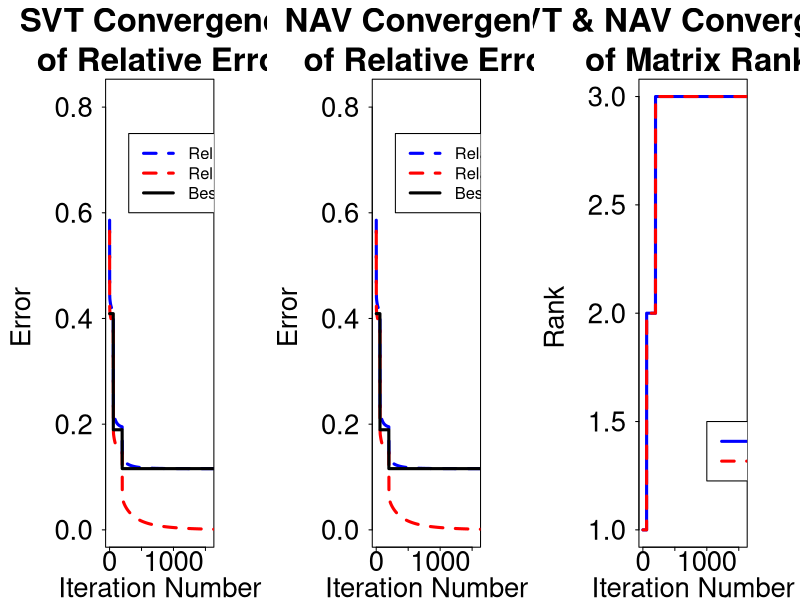

Generate this figure with R:
# clear the workspace

rm(list = ls())

# ----------------------------------------------------------------------------------- 
# ---- Load Packages ----------------------------------------------------------------
# ----------------------------------------------------------------------------------- 

{

# data handling

require(data.table)
require(gdata)

# parallel processing

require(foreach)
require(doParallel)

# truncated svd

require(irlba)
require(Matrix)

# city to city data

require(TSP)

}

# ----------------------------------------------------------------------------------- 
# ---- The SVT Algorithm ------------------------------------------------------------
# ----------------------------------------------------------------------------------- 

{

# parameter descriptions:
	# sample.set:
		# a matrix with three columns: row index (column 1), column index (column 2), value (column 3)
		# each row of sample.set corresponds to one entry of the unknown low rank matrix
		
	# matrix.size
		# indicates the number of rows and columns of the square low rank unknown matrix
		
	# step.size
		# a scalar used to decide how to converge onto the completion of the low rank unknown matrix
			# too large of a value may constantly jump back and forth over the point of convergence
			# too low of value may take too many iterations to reach the point of convergence
			
	# tolerance
		# a scalar used to decide if the algorithm has converged
		
	# threshold
		# the value that will be used to subtract from singular values at each iteration
		
	# increment
		# a scalar used to increase the number of required singular values to compute, until we find a singula value < threshold
		
	# max.iterations
		# a scalar used to stop the algorithm
			# if max.iterations have occured then this means we did not satisfy the tolerance condition for convergence

	# the.matrix
		# if the true low rank unknown matrix is given then we compute:
			# relative error (full.relative.error)
			# relative reconstruction error (relative.error)
			# best possible error (best.error)
		# otherwise we compute:
			# relative reconstruction error (relative.error)
	
	# noise.aware
		# if set to TRUE: tolerance = 1.05 * tolerance
		
svt = function(sample.set = NULL, matrix.size = NULL, step.size = NULL, tolerance = NULL, threshold = NULL, increment = NULL, max.iterations = NULL, the.matrix = NULL, noise.aware = FALSE)
{
	require(irlba)
	
	# check to make sure sample.set, matrix.size, and max.iterations have been given properly
	
	if(missing(sample.set))
	{
		return("You must give a sample.set")
		
	} else if(missing(matrix.size))
	{
		return("You must give a matrix.size")
		
	} else if(missing(max.iterations))
	{
		return("You must give a max.iterations")
		
	} else if(length(matrix.size) > 1)
	{
		return("matrix.size must be one number")
		
	} else if(!is.matrix(sample.set))
	{
		return("sample.set must be a matrix")
		
	} else if(ncol(sample.set) != 3)
	{
		return("sample.set must have three columns")
		
	} else
	{
		time.start = Sys.time()

		# lets compute values for step.size, tolerance, threshold, and increment if they were not already given
		# these computed values are given in the SVT paper
		
		if(missing(step.size))
		{
			step.size = 1.2 * ((matrix.size^2) / nrow(sample.set))
		}
		
		if(missing(tolerance))
		{
			tolerance = 10e-4
		}
		
		if(noise.aware == TRUE)
		{
			tolerance = 1.05 * tolerance
		}
		
		if(missing(threshold))
		{
			threshold = 5 * matrix.size
		}
		
		if(missing(increment))
		{
			increment = 5
		}
		
		# lets compute P.M where M represents the low rank unknown matrix
		# P.M will be a matrix of dimension (matrix.size by matrix.size) with values filled in according to sample.set and zeros everywhere else
		
		P.M = sparseMatrix(i = sample.set[,1], j = sample.set[,2], x = sample.set[,3], dims = c(matrix.size, matrix.size))
		
		# lets compute k.0
		# k.0 represents a kick start integer value for where the matrix completion iterations should start
		
		k.0 = round(ceiling(threshold / (step.size * base::norm(P.M, "2"))), 0)
		
		# initialize a value for r
		# r represents the rank of the current matrix X
		# X is the matrix that will iteratively be updated to converge onto the desired matrix M
		# X is initially a zero matrix so the rank is initially 0
		
		r = 0
		
		# initialize matrix Y
		# Y is the matrix with the singular values of interest 
		# These singular values will have the threshold operator applied to
		# then the updated singular values and the left and right singular vectors of Y will be used to compute X
		
		Y = k.0 * step.size * P.M
		
		# run the algorithm
		
		for(k in 1:max.iterations)
		{	
			# pick the number of singular values to compute
			
			s = r + 1
			
			# lets compute enough singular values until we found all singular values > threshold
			
			done = FALSE
			it.svd = 0
			
			while(done == FALSE)
			{	
				it.svd = it.svd + 1
				
				# if we have already computed a truncated svd then restart where we left off
				# otherwise, compute a truncated svd for the first time
				
				if("S" %in% ls())
				{
					S = irlba(Y, s, v = S)
					
				} else
				{
					S = irlba(Y, s)
				}
				
				# check if the smallest singular value is less than threshold
					# if so, then we are done
					# otherwise increase the number of singular values to compute
					
				if(S$d[s] <= threshold)
				{
					done = TRUE
					
				} else
				{
					s = s + increment
				}
			}
			
			# keep track of how many iterations it took to find the truncated svd
			
			if("it.svd.history" %in% ls())
			{
				it.svd.history = c(it.svd.history, it.svd)
				
			} else
			{
				it.svd.history = it.svd
			}
			
			# reset the value of r
			
			r = length(which(S$d > threshold))
			
			# keep track of the rank of X
			
			X.rank = r
			
			if("X.rank.history" %in% ls())
			{
				X.rank.history = c(X.rank.history, X.rank)
				
			} else
			{
				X.rank.history = X.rank
			}
			
			# compute X
			
			X = S$u[,1:r] %*% diag(S$d[1:r] - threshold, nrow = r, ncol = r) %*% t(S$v[,1:r])
			
			rm(S)

			# compute the full relative error of X if needed
			
			if(!missing(the.matrix))
			{
				full.relative.error = sqrt(sum((X - the.matrix)^2)) / sqrt(sum((the.matrix)^2))
				
				if("full.relative.error.history" %in% ls())
				{
					full.relative.error.history = c(full.relative.error.history, full.relative.error)
					
				} else
				{
					full.relative.error.history = full.relative.error
				}
			}
			
			# compute the best possible error of X if needed
			
			if(!missing(the.matrix))
			{
				S.M = irlba(the.matrix, r)
				
				M.r = S.M$u %*% diag(S.M$d, nrow = r, ncol = r) %*% t(S.M$v)
				
				rm(S.M)
				
				best.error = sqrt(sum((the.matrix - M.r)^2)) / sqrt(sum((the.matrix)^2))
				
				rm(M.r)
				
				if("best.error.history" %in% ls())
				{
					best.error.history = c(best.error.history, best.error)
					
				} else
				{
					best.error.history = best.error
				}
			}
			
			# compute the relative reconstruction error of X
			
			relative.error = sqrt(sum((X[sample.set[,1:2]] - P.M[sample.set[,1:2]])^2)) / sqrt(sum((P.M[sample.set[,1:2]])^2))
			
			# keep track of how the relative error converges
			
			if("relative.error.history" %in% ls())
			{
				relative.error.history = c(relative.error.history, relative.error)
				
			} else
			{
				relative.error.history = relative.error
			}
			
			# check for convergence
			
			if(relative.error <= tolerance) break
			
			# update Y
			
			Y[sample.set[,1:2]] = Y[sample.set[,1:2]] + (step.size * (P.M[sample.set[,1:2]] - X[sample.set[,1:2]]))
		}
		
		# return the output
		
		output = list(X = X,
						duration = difftime(time2 = time.start, time1 = Sys.time(), units = "secs"),
						iterations = k, 
						relative.errors = relative.error.history,
						svd.iterations = it.svd.history,
						X.ranks = X.rank.history)

		if(!missing(the.matrix))
		{
			output$full.relative.errors = full.relative.error.history
			output$best.errors = best.error.history
		}
		
		return(output)
	}
}

}

# ----------------------------------------------------------------------------------- 
# ---- Building a Low Rank Square Matrix --------------------------------------------
# ----------------------------------------------------------------------------------- 

{

# the following function computes a n by n matrix of rank r with entries sampled from a standard normal distribution

M = function(n, r, seeds = c(42, 5))
{
	set.seed(seeds[1])
	M.L = matrix(rnorm(n = n * r), nrow = n)
	
	set.seed(seeds[2])
	M.R = matrix(rnorm(n = n * r), nrow = n)
	
	return(M.L %*% t(M.R))
}

}

# ----------------------------------------------------------------------------------- 
# ---- Sampling a Random Matrix Subset ----------------------------------------------
# ----------------------------------------------------------------------------------- 

{

# the following function randomly samples m entries of a matrix M

omega = function(M, m, seed = 21)
{
	# randomly sample m entries from M

	set.seed(seed)
	ind = sample(1:length(M), m)
	
	# compute the row and column index of each entry
	
	n = nrow(M)
	
	col.id = round(ceiling(ind / n), 0)
	
	row.id = round(n * ((ind / n) - floor(ind / n)), 0)
	row.id = ifelse(row.id == 0, n, row.id)
	
	# build output
	# output is a matrix with three columns
		# column 1 contains row indicies
		# column 2 contains column indicies
		# column 3 contains the randomly sampled entries from M
	
	output = cbind(row.id, col.id)
	output = cbind(output, M[output])
	
	colnames(output) = c("row", "col", "value")
	
	return(output)
}

}

# ----------------------------------------------------------------------------------- 
# ---- Plot Figure 5.2 --------------------------------------------------------------
# ----------------------------------------------------------------------------------- 

path = "\\\\labsvcsredirect\\users$\\njm2868\\Documents\\figure5-2.RData"

{

# ----  ----------------------------------------------------------------------- 

# lets 

data(USCA312)
dat = as.matrix(USCA312)

# lets 

tau = 10^7
delta = 2
m = 0.3 * length(dat)

# lets 

S3 = irlba(dat, 3)

M3 = S3$u %*% diag(S3$d, nrow = 3, ncol = 3) %*% t(S3$v)

# randomly sample entries

omega3 = omega(M = M3, m = m, seed = 21)

# complete the matrix

result1a = svt(sample.set = omega3, matrix.size = nrow(M3), max.iterations = 2000, threshold = tau, step.size = delta, the.matrix = dat)
result1b = svt(sample.set = omega3, matrix.size = nrow(M3), max.iterations = 2000, threshold = tau, step.size = delta, the.matrix = dat, noise.aware = TRUE)

save.image(path)

# lets plot figure 5.2

svt.fre = result1a$full.relative.errors
svt.re = result1a$relative.errors
svt.be = result1a$best.errors

nav.fre = result1b$full.relative.errors
nav.re = result1b$relative.errors
nav.be = result1b$best.errors

svt.rank = result1a$X.ranks
nav.rank = result1b$X.ranks

font = 3

par(mfrow = c(1, 3), mar = c(4, 8, 6, 4))

plot.svt = plot(svt.fre, 
				main = "SVT Convergence\n of Relative Error", 
				xlab = "Iteration Number", 
				ylab = "Error \n ", ylim = c(0, 0.82), xlim = c(1, 1569),
				las = 1,
				type = "l", 
				col = "blue",
				cex.main = font,
				cex.lab = font - 0.5,
				cex.axis = font - 0.5,
				cex.sub = font - 0.5,
				tcl = -0.25,
				lwd = 3,
				lty = 2)

plot.svt				
lines(svt.re, col = "red", lty = 2, lwd = 3)
lines(svt.be, col = "black", lwd = 3)
legend(x = 300, 
		y = 0.75, 
		legend = c("Relative Error", "Relative Residual Error", "Best Possible Relative Error"), 
		lty = c(2, 2, 1), 
		lwd = c(3, 3, 3),
		cex = 1.5,
		col = c("blue", "red", "black"))

plot.nav = plot(nav.fre, 
				main = "NAV Convergence\n of Relative Error", 
				xlab = "Iteration Number", 
				ylab = "Error \n ", ylim = c(0, 0.82), xlim = c(1, 1569),
				las = 1,
				type = "l", 
				col = "blue",
				cex.main = font,
				cex.lab = font - 0.5,
				cex.axis = font - 0.5,
				cex.sub = font - 0.5,
				tcl = -0.25,
				lwd = 3,
				lty = 2)
				
plot.nav
lines(nav.re, col = "red", lty = 2, lwd = 3)
lines(nav.be, col = "black", lwd = 3)
legend(x = 300, 
		y = 0.75, 
		legend = c("Relative Error", "Relative Residual Error", "Best Possible Relative Error"), 
		lty = c(2, 2, 1), 
		lwd = c(3, 3, 3),
		cex = 1.5,
		col = c("blue", "red", "black"))

plot.rank = plot(svt.rank, 
				main = "SVT & NAV Convergence\n of Matrix Rank", 
				xlab = "Iteration Number", 
				ylab = "Rank \n ", xlim = c(1, 1569), 
				las = 1,
				type = "l", 
				col = "blue",
				cex.main = font,
				cex.lab = font - 0.5,
				cex.axis = font - 0.5,
				cex.sub = font - 0.5,
				tcl = -0.25,
				lwd = 3,
				lty = 1)
				
plot.rank
lines(nav.rank, col = "red", lty = 2, lwd = 3)
legend(x = 1000, 
		y = 1.5, 
		legend = c("SVT", "NAV"), 
		lty = c(1, 2), 
		lwd = c(3, 3),
		cex = 1.5,
		col = c("blue", "red"))

keep(plot.svt, plot.nav, plot.rank, path, 
		svt.fre, svt.re, svt.be,
		nav.fre, nav.re, nav.be,
		svt.rank, nav.rank, sure = TRUE)

save.image(path)

}
